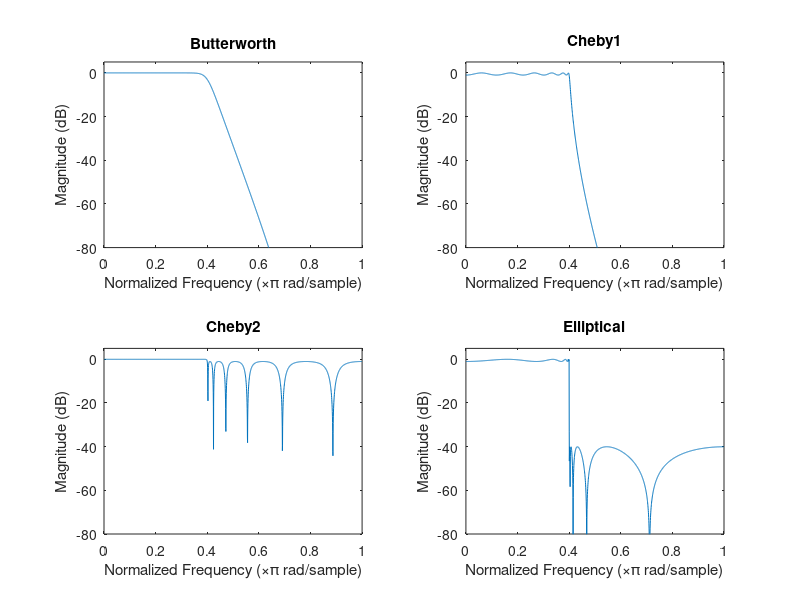
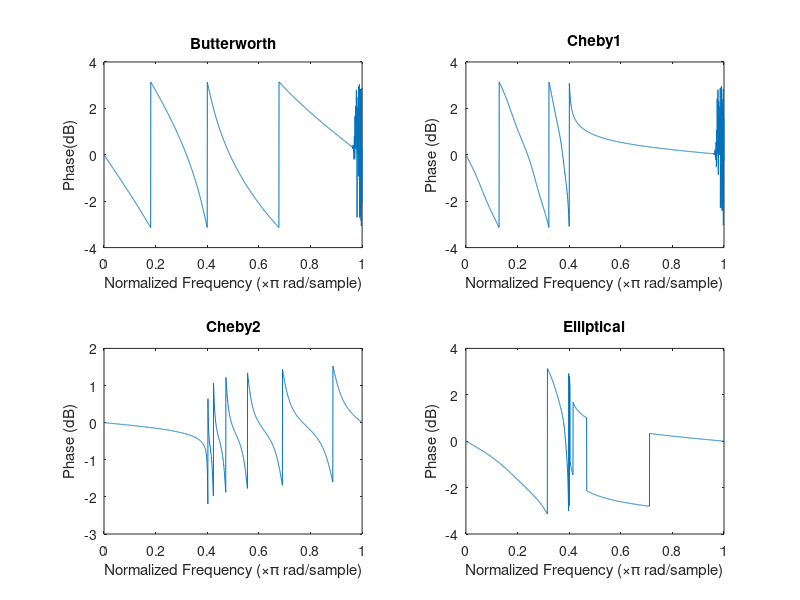

Source code (MATLAB) for these figures, in order:
S_Rate = 10000;
Nyquist = S_Rate/2;
Cutoff_Freq = 2000/Nyquist;
Pass_Ripple = 1;  %Assign to delta 1
Stop_Atten = 40;  %Assign to delta 2
N = 12;
[b1,a1] = butter(N,Cutoff_Freq,'low');
[b2,a2] = cheby1(N,Pass_Ripple,Cutoff_Freq,'low');
[b3,a3] = cheby2(N,Pass_Ripple,Cutoff_Freq,'low');
[b4,a4] = ellip(N,Pass_Ripple,Stop_Atten,Cutoff_Freq,'low');

n = 2001;
[h1,w1] = freqz(b1,a1,n);
[h2,w2] = freqz(b2,a2,n);
[h3,w3] = freqz(b3,a3,n);
[h4,w4] = freqz(b4,a4,n);

figure;
subplot(2,2,1);
plot(w1/pi,20*log10(abs(h1)));
xlabel('Normalized Frequency (\times\pi rad/sample)');
ylabel('Magnitude (dB)');
title('Butterworth');
axis([0 1 -80 5])


subplot(2,2,2);
plot(w2/pi,20*log10(abs(h2)));
xlabel('Normalized Frequency (\times\pi rad/sample)');
ylabel('Magnitude (dB)');
title('Cheby1');
axis([0 1 -80 5])


subplot(2,2,3);
plot(w3/pi,20*log10(abs(h3)));
xlabel('Normalized Frequency (\times\pi rad/sample)');
ylabel('Magnitude (dB)');
title('Cheby2');
axis([0 1 -80 5])


subplot(2,2,4);
plot(w4/pi,20*log10(abs(h4)));
xlabel('Normalized Frequency (\times\pi rad/sample)');
ylabel('Magnitude (dB)');
title('Elliptical');
axis([0 1 -80 5])



%%%%%%%%%%%%%%%%%%%%%%%%%%%%%%%%%%%%%%%%%%%%%%%%%%%%%%%%%%%%%%%%%

figure;
subplot(2,2,1);
plot(w1/pi,angle(h1));
xlabel('Normalized Frequency (\times\pi rad/sample)');
ylabel('Phase(dB)');
title('Butterworth');



subplot(2,2,2);
plot(w2/pi,angle(h2));
xlabel('Normalized Frequency (\times\pi rad/sample)');
ylabel('Phase (dB)');
title('Cheby1');



subplot(2,2,3);
plot(w3/pi,angle(h3));
xlabel('Normalized Frequency (\times\pi rad/sample)');
ylabel('Phase (dB)');
title('Cheby2');



subplot(2,2,4);
plot(w4/pi,angle(h4));
xlabel('Normalized Frequency (\times\pi rad/sample)');
ylabel('Phase (dB)');
title('Elliptical');




